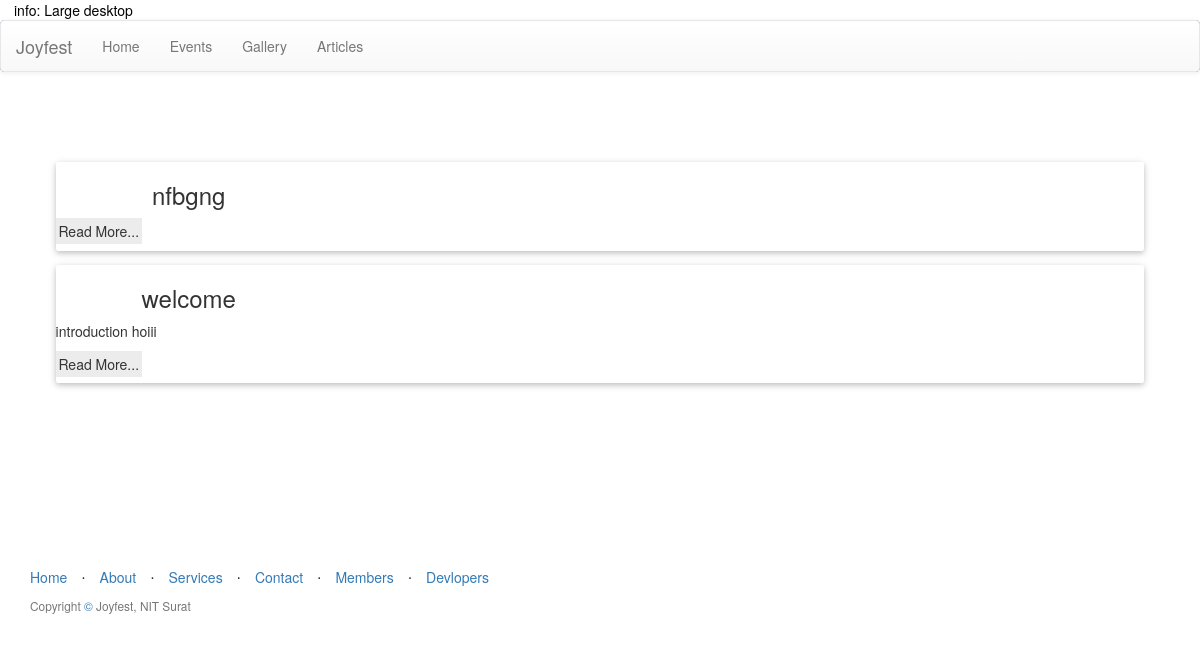
/api/articles.php, run on the app's committed database.
### tables this page shows
CREATE TABLE IF NOT EXISTS `article` (
  `article_id` int(11) NOT NULL,
  `article_head` varchar(127) NOT NULL,
  `article_body` text NOT NULL,
  `article_create_date` datetime NOT NULL DEFAULT CURRENT_TIMESTAMP
);

### api/functiona.php (called while the page is built, shortened)
<?php
class functiona
{
public static function tabledata($sql)
{
	$cn = mysqli_connect("localhost","root","","joyfest")
		or
	die(mysqli_error());
	$result = mysqli_query($cn,$sql);
	$ar=array();
	if($result)
	{
		while($row=mysqli_fetch_array($result))
		{
			$ar[]=$row;
		}
	}
	return $ar;
}
}
?>

### api/articles.php (the view, shortened to what this page needs)
<?php
include("functiona.php");
$f = new functiona();
$sql = "select * from article order by article_id desc";
$result = $f->tabledata($sql);
function truncate($mytext,$id) {
    $chars = 200;
    $mytext = substr($mytext,0,$chars);
    $mytext = substr($mytext,0,strrpos($mytext,' '));
    return $mytext;
}
?>
<!DOCTYPE html>
<html >
  <head>
      <link rel="stylesheet" href="https://maxcdn.bootstrapcdn.com/bootstrap/3.3.4/css/bootstrap.min.css">
      <link rel="stylesheet" href="https://maxcdn.bootstrapcdn.com/bootstrap/3.3.4/css/bootstrap-theme.min.css">
			<link rel="stylesheet" href="../css/style.css">
      <link rel="stylesheet" href="../css/normalize.css">
        <link rel="stylesheet" href="../css/style1.css">
    <link rel="stylesheet" href="http://maxcdn.bootstrapcdn.com/bootstrap/3.3.5/css/bootstrap.min.css">
  </head>
  <body>
    <nav class="navbar navbar-default" style="background-color:blue;">
  <div class="container-fluid">
    <div class="navbar-header">
      <a class="navbar-brand" href="#">Joyfest</a>
    </div>
    <div class="collapse navbar-collapse " id="bs-example-navbar-collapse-1" >
      <ul class="nav navbar-nav" >
        <li><a href="index.php">Home</a></li>
        <li><a href="event.php">Events</a></li>
        <li><a href="gallery.php">Gallery</a></li>
        <li><a href="articles.php">Articles</a></li>
      </ul>
    </div>
  </div>
</nav>
  <div class="container">
			<div class="wrapper">
			  <div class="wrapper_inner">
			    <section class="gallery">
<?php
foreach($result as $article)
{
	echo '
	<section>
	<div class="card" >
	<div class="gallery_item">
		<span class="gallery_item_preview">
				<h3 align="center" style="font:red">'.$article[1].'</h3>
				<p>'.truncate($article[2],$article[0]).'</p>
				<a href="#" data-js="'.$article[0].'">Read More...</a>
				<br>
		<div data-lk="'.$article[0].'" class="gallery_item_full">
			<div class="box">
				<h3>'.$article[1].'</h3>
				<p>'.$article[2].'</p>
			</div>
		</div>
	</div>
	</div>
	</section>';
}
?>
</section>
</div>
</div>
  </div>
    <footer>
          <div class="container">
              <div class="row">
                  <div class="col-lg-12">
                      <ul class="list-inline">
                          <li>
                              <a href="#">Home</a>
                          </li>
                          <li class="footer-menu-divider">&sdot;</li>
                          <li>
                              <a href="#about">About</a>
                          </li>
                          <li class="footer-menu-divider">&sdot;</li>
                          <li>
                              <a href="#services">Services</a>
                          </li>
                          <li class="footer-menu-divider">&sdot;</li>
                          <li>
                              <a href="#contact">Contact</a>
                          </li>
                          <li class="footer-menu-divider">&sdot;</li>
                          <li>
                              <a href="devlopers.html">Members</a>
                          </li>
                          <li class="footer-menu-divider">&sdot;</li>
                          <li>
                              <a href="devlopers.html">Devlopers</a>
                          </li>
                      </ul>
                      <p class="copyright text-muted small">Copyright <a href="../html/login.html">&copy;</a> Joyfest, NIT Surat </p>
                  </div>
              </div>
          </div>
      </footer>
</body>
  </body>
</html>

### css/style.css (style rules this page uses)
html, body { overflow: visible; }
html, body, #content, .page { width: 100%; height: 100%; padding:0px; margin:0px; }
.card { box-shadow: 0 2px 5px 0 rgba(0, 0, 0, 0.16), 0 2px 10px 0 rgba(0, 0, 0, 0.12); }
.card { margin-top: 10px; box-sizing: border-box; border-radius: 2px; background-clip: padding-box; background-color: white; display:inline-block; width:100%; }
footer { margin-top: 5%; padding-top: 5%; padding-bottom: 5%; }

### css/style1.css (style rules this page uses)
body:before { margin:1em; }
@media (min-width: 980px) { body:before { content:"info: Large desktop"; color:black; } }
html,body { margin:0; padding:0; position:relative; height:100%; }
*,*:after,*:before { box-sizing:border-box; }
a { text-decoration:underline; -webkit-transition:0.25s; transition:0.25s; -webkit-backface-visibility:hidden; backface-visibility:hidden; }
body { background:#ECECEC; overflow-X:visible; font-size:13px; font-family: 'Metrophobic', sans-serif; font-weight:400; }
.wrapper { margin: 5% auto; display: block; width: 96%; height: 100%; padding: 0; }
.wrapper_inner { padding:0.2em; margin:0; }
.gallery_item { float: left; width: 24.59%; display: inline-block; margin: 0 auto; margin-right: 0.2em; margin-bottom:0.2em; padding: 0; }
.gallery_item_preview { -webkit-transition: all 0.5s ease; transition: all 0.5s ease; }
.gallery_item_preview a { position:relative; display: inline-block; padding: 0.2em; background:#ECECEC; color: #333; text-decoration: none; overflow: hidden; -webkit-transition: all 0.5s ease; transition: all 0.5s ease; }
.gallery_item_preview a:before { content:"Click to view"; position:absolute; top:0.5em; left:-30em; background-color:#fff; background-color:rgba(255,255,255,0.3); color:#000; padding:0.5em 1em; border-radius: 5px 0 0 0; -webkit-transition:all 1s ease; transition:all 1s ease; }
@media (min-width: 980px) { .gallery_item { width: 24.45%; } }

### api/articles.php (style rules this page uses)
.navbar-default { background-color: blue; }

### data on the page
article: article_head "nfbgng"
article: article_head "welcome", truncate($article[2],$article[0]) "introduction hoiii"
